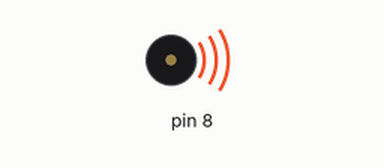
Bench run of a sketch on a simulated Arduino Uno, built with avr-gcc and run on an emulated ATmega328P. On the bench: buzzer (waves = sounding).

Above: at 0.12 s.
At 3.86 s:
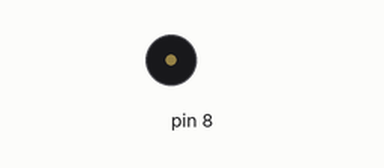
Timing chart, 0 to 4.6 s (numbered marks = the images above):
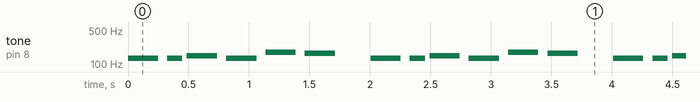

The sketch:

15-1.ino
```cpp
#define NOTE_C3  131
#define NOTE_SC3 139
#define NOTE_D3  147
#define NOTE-SD3 156
#define NOTE_E3  165
#define NOTE_F3  175
#define NOTE_G3  196
#define NOTE-SG3 208
#define NOTE_A3  220
#define NOTE_B3  247
#define NOTE_C4  262

// notes in the melody:
int melody[] = {
  NOTE_C3, NOTE_C3, NOTE_D3, NOTE_C3, NOTE_F3, NOTE_E3

};

// note durations: 4 = quarter note, 8 = eighth note, etc.:
int noteDurations[] = {
  4, 8, 4, 4, 4, 4,
};

void setup() {
  // iterate over the notes of the melody:
}

void loop() {
  // no need to repeat the melody.
    // iterate over the notes of the melody:
  for (int thisNote = 0; thisNote < 8; thisNote++) {

    // to calculate the note duration, take one second
    // divided by the note type.
    //e.g. quarter note = 1000 / 4, eighth note = 1000/8, etc.
    int noteDuration = 1000 / noteDurations[thisNote];
    tone(8, melody[thisNote], noteDuration);

    // to distinguish the notes, set a minimum time between them.
    // the note's duration + 30% seems to work well:
    int pauseBetweenNotes = noteDuration * 1.3;
    delay(pauseBetweenNotes);
    // stop the tone playing:
    noTone(8);
  }
  delay(200);
}
```

Measured:
- by itself, tone on pin 8: repeats every 2.0 s: silent 0.08 s, 131 Hz 0.13 s, silent 0.04 s, 147 Hz 0.25 s, silent 0.08 s, 131 Hz 0.25 s, silent 0.08 s, 175 Hz 0.25 s, silent 0.08 s, 165 Hz 0.25 s, silent 0.29 s, 131 Hz 0.25 s
